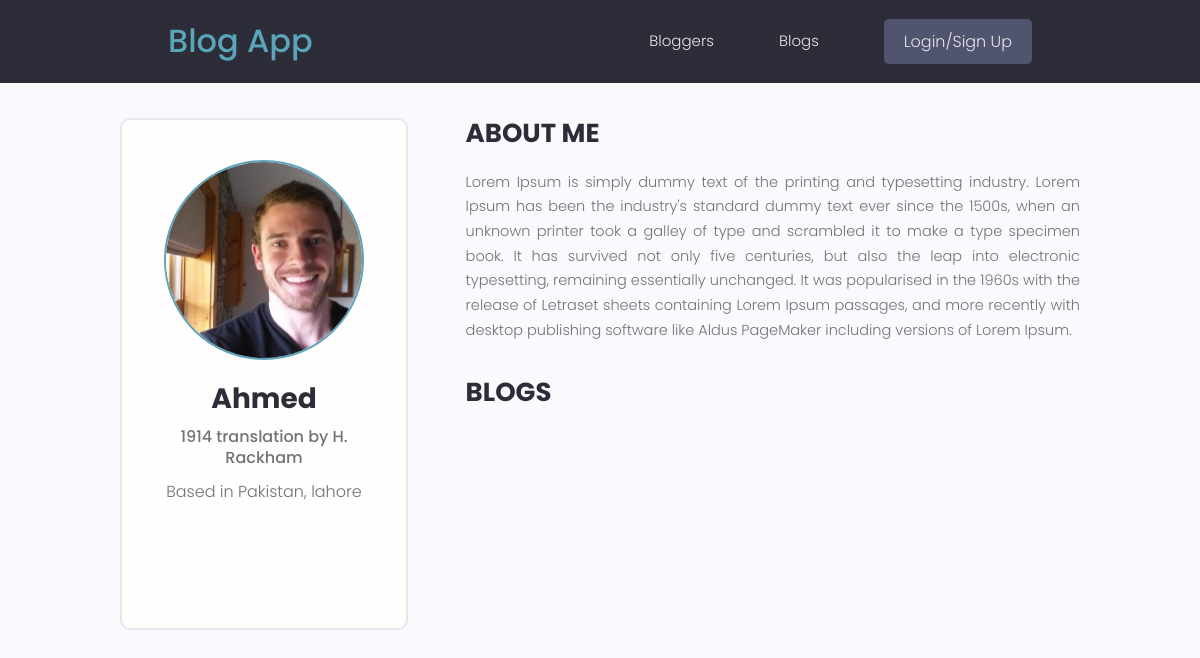
The page /profile/caee0ad5-5938-4739-bd7a-3c9c10aff6d4/ on the database as committed earlier.
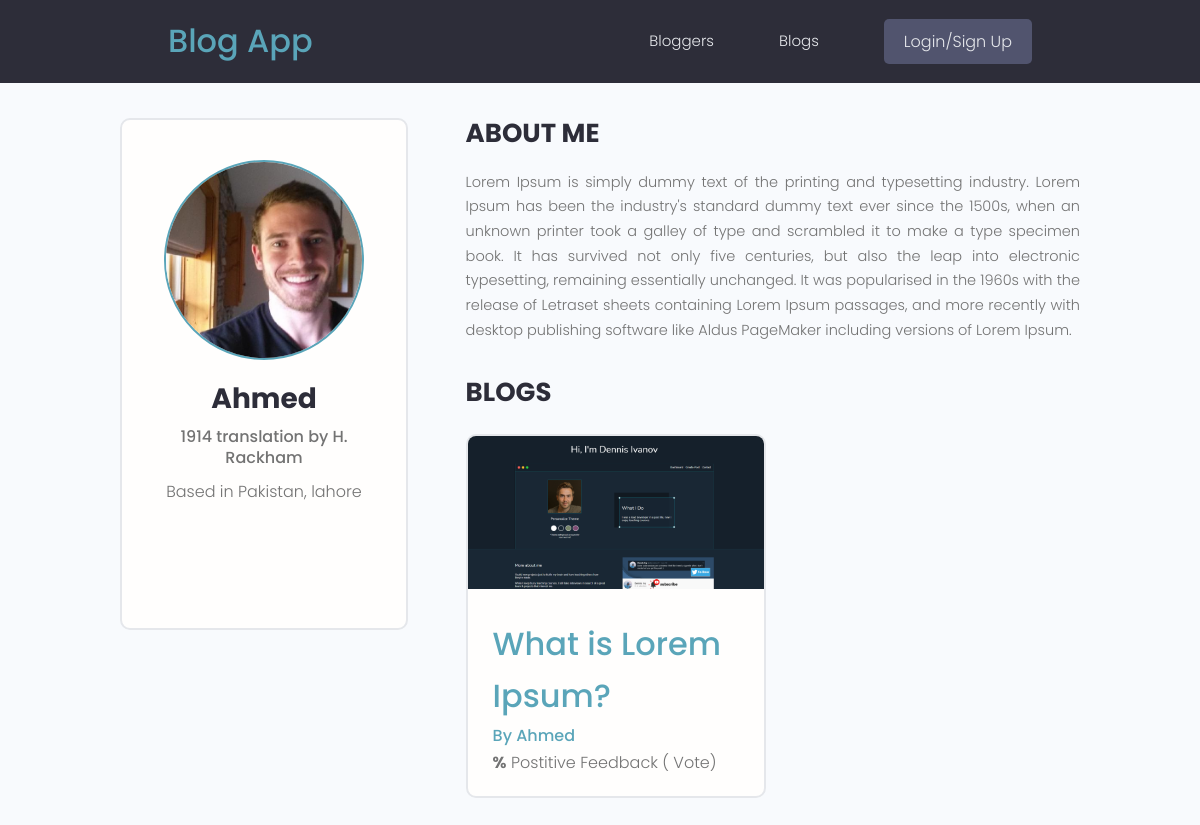
The same page on the database as committed later.
### blog/models.py (models this page shows, shortened)
class Blog(models.Model):
    owner = models.ForeignKey(
        Profile, null=True, blank=True, on_delete=models.CASCADE)
    title = models.CharField(max_length=200)
    description = models.TextField(null=True, blank=True)
    featured_image = models.ImageField(
        null=True, blank=True, default="default.jpg")
    tags = models.ManyToManyField('Tag', blank=True)
    created = models.DateTimeField(auto_now_add=True)
    id = models.UUIDField(default=uuid.uuid4, unique=True,
                          primary_key=True, editable=False)
    class Meta:
        ordering = ['title']
    @property
    def imageURL(self):
        try:
            url = self.featured_image.url
        except:
            url = ''
        return url

### users/models.py (models this page shows, shortened)
class Profile(models.Model):
    user = models.OneToOneField(
        User, on_delete=models.CASCADE, null=True, blank=True)
    name = models.CharField(max_length=200, blank=True, null=True)
    email = models.EmailField(max_length=500, blank=True, null=True)
    username = models.CharField(max_length=200, blank=True, null=True)
    location = models.CharField(max_length=200, blank=True, null=True)
    short_intro = models.CharField(max_length=200, blank=True, null=True)
    bio = models.TextField(blank=True, null=True)
    profile_image = models.ImageField(
        null=True, blank=True, upload_to='profiles/', default="profiles/user-default.png")
    social_github = models.CharField(max_length=200, blank=True, null=True)
    social_twitter = models.CharField(max_length=200, blank=True, null=True)
    social_linkedin = models.CharField(max_length=200, blank=True, null=True)
    social_youtube = models.CharField(max_length=200, blank=True, null=True)
    social_website = models.CharField(max_length=200, blank=True, null=True)
    created = models.DateTimeField(auto_now_add=True)
    id = models.UUIDField(default=uuid.uuid4, unique=True,
                          primary_key=True, editable=False)
    class Meta:
        ordering = ['created']
    @property
    def imageURL(self):
        try:
            url = self.profile_image.url
        except:
            url = ''
        return url

### users/views.py (the view)
# urls.py: path('profile/<str:pk>/', views.userProfile, name="user-profile"),
def userProfile(request, pk):
    profile = Profile.objects.get(id=pk)
    context = {'profile': profile}
    return render(request, 'users/user-profile.html', context)

### users/templates/users/user-profile.html (shortened to what this page needs)
{% extends 'main.html' %}
{% block content %}
<main class="profile my-md">
    <div class="container">
        <div class="layout">
            <div class="column column--1of3">
                <div class="card text-center">
                    <div class="card__body dev">
                        <img class="avatar avatar--xl" src="{{ profile.imageURL }}" />
                        <h2 class="dev__name">{{profile.name}}</h2>
                        <p class="dev__title">{{profile.short_intro}}</p>
                        <p class="dev__location">Based in {{profile.location}}</p>
                        <ul class="dev__social">
                        </ul>
                    </div>
                </div>
            </div>
            <div class="column column--2of3">
                <div class="devInfo">
                    <h3 class="devInfo__title">About Me</h3>
                    <p class="devInfo__about">{{profile.bio}}</p>
                </div>
                <div class="devInfo">
                    <h3 class="devInfo__title">Blogs</h3>
                    <div class="grid grid--two">
                        {% for blog in profile.blog_set.all %}
                        <div class="column">
                            <div class="card blog">
                                <a href="{% url 'blog' blog.id %}" class="blog">
                                    <img class="blog__thumbnail" src="{{blog.imageURL}}"
                                        alt="blog thumbnail" />
                                    <div class="card__body">
                                        <h3 class="blog__title">{{blog.title}}</h3>
                                        <p><a class="blog__author"
                                                href="{% url 'user-profile' blog.owner.id %}">By
                                                {{blog.owner.name}}</a>
                                        </p>
                                        <p class="blog--rating">
                                            <span style="font-weight: bold;">{{blog.vote_ratio}}%</span> Postitive
                                            Feedback ({{blog.vote_total}} Vote{{blog.vote_total|pluralize:"s"}})
                                        </p>
                                    </div>
                                </a>
                            </div>
                        </div>
                        {% endfor %}
                    </div>
                </div>
            </div>
        </div>
    </div>
</main>
{% endblock content %}

Rows that differ between the two databases and show on the page:
added Blog: imageURL (picture), title "What is Lorem Ipsum?", owner.name "Ahmed"
